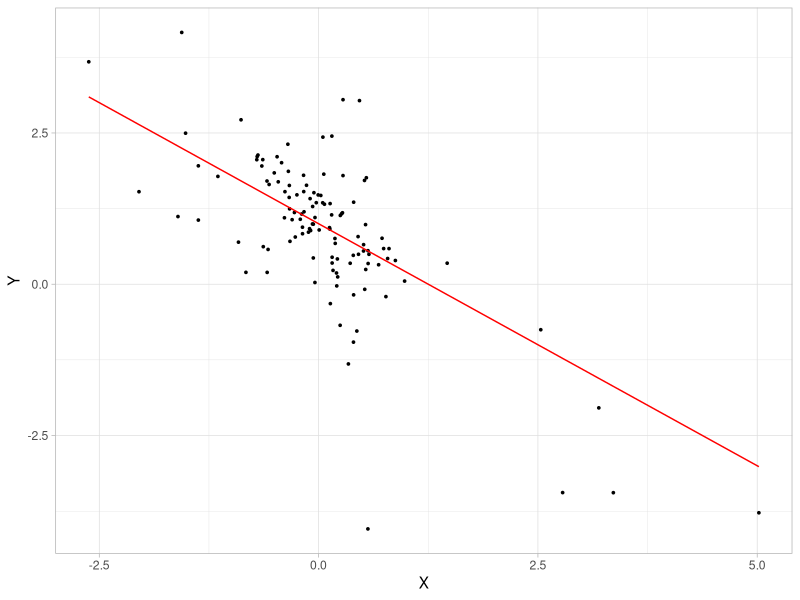
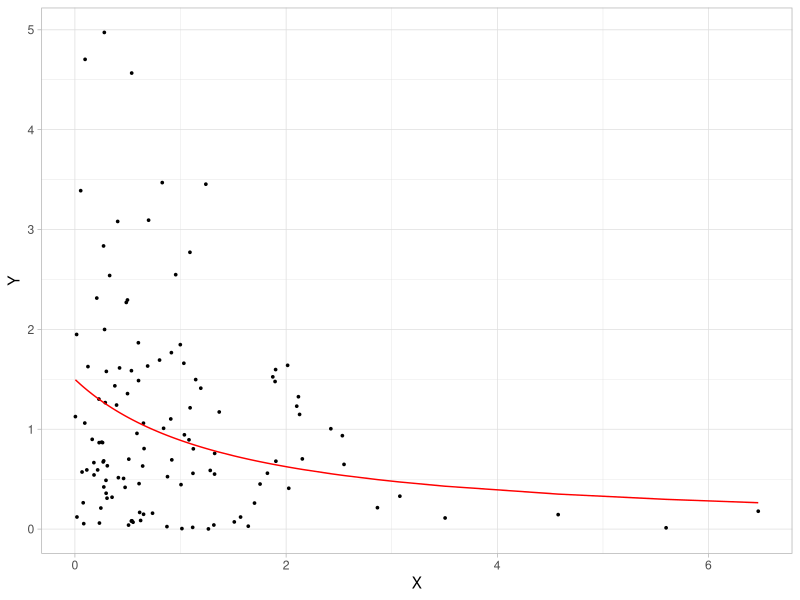

Write the R code that produced these figures, in order.
## ---- chunk 1
knitr::opts_chunk$set(echo = TRUE)
rm(list = ls())
set.seed(5)
## ---- chunk 2
library(mvtnorm)
n <- 120
medias <- c(1,0)
df <- 3
Sigma <- matrix(c(1.64, -0.8, -0.8, 1), ncol = 2)*((df-2)/df)
Z <- rep(medias, each = n) + rmvt(n, sigma = Sigma, df = 3)
Z <- data.frame(Z)
names(Z) <- c("Y", "X")
## ---- chunk 3
round(colMeans(Z), 2)
## ---- chunk 4
round(var(Z), 2)
## ---- chunk 5
g <- 1-(4/5)*Z$X
## ---- chunk 6
library(ggplot2)
datos <- data.frame(Z, g)
names(datos)[3] <- c("g")
ggplot(data = datos) +
  geom_point(aes(x = X, y = Y),
             size = 0.6) +
  geom_line(aes(x = X, y = g),
            col = "red") +
  theme_light()
## ---- chunk 7
rGBVE <- function(n, alpha1, alpha2, lambda) {
  x1 <- rexp(n, alpha1)
  alpha12 <- alpha1*alpha2
  pprod <- alpha12*lambda
  C <- exp(alpha1*x1)
  A <- (alpha12 - pprod + pprod*alpha1*x1)/C
  B <- (pprod*alpha2 + pprod^2*x1)/C
  D <- alpha2 + pprod*x1
  wExp <- A/D
  wGamma <- B/D^2
  data.frame(x1, x2 = rgamma(n, (runif(n) > wExp/(wExp + wGamma)) + 1, D))
}

n <- 120
lmda <- 0.5
Z <- rGBVE(n = n, alpha1 = 1, alpha2 = 1, lambda = lmda)
names(Z) <- c("X", "Y")
## ---- chunk 8
g <- function(x, lambda) {
  (1+lambda+lambda*x)/(1+lambda*x)^2
}
datos <- data.frame(Z, g(Z$X, lambda = lmda))
names(datos) <- c("X", "Y", "g")
ggplot(data = datos) +
  geom_point(aes(x = X, y = Y),
             size = 0.6) +
  geom_line(aes(x = X, y = g),
            col = "red") +
  theme_light()
## ---- chunk 9
n <- 30
medias <- c(1,2,0)
Sigma <- matrix(c(0.04, -0.03, 0, -0.03, 0.09, 0.01, 0, 0.01, 0.01), ncol = 3)
Z <- rmvnorm(n, mean = medias, sigma = Sigma)
Z <- data.frame(Z)
names(Z) <- c("X1", "X2", "V")
## ---- chunk 10
round(colMeans(Z), 2)
## ---- chunk 11
round(var(Z), 3)
## ---- chunk 12
Y <- exp(Z$X1) - sin(Z$X2) + Z$V
## ---- chunk 13
g1 <- 10 + pi*Z$X1 + exp(1)*Z$X2
U <- Y - g1
Ymodel1 <- g1+U
## ---- chunk 14
data.frame(Y,Ymodel1,g1,U)
## ---- chunk 15
g2 <- 13 + 3*Z$X1 + 2024*Z$X2
epsilon <- Y - g2
Ymodel2 <- g2+epsilon
## ---- chunk 16
data.frame(Y, Ymodel2, g2, epsilon)
